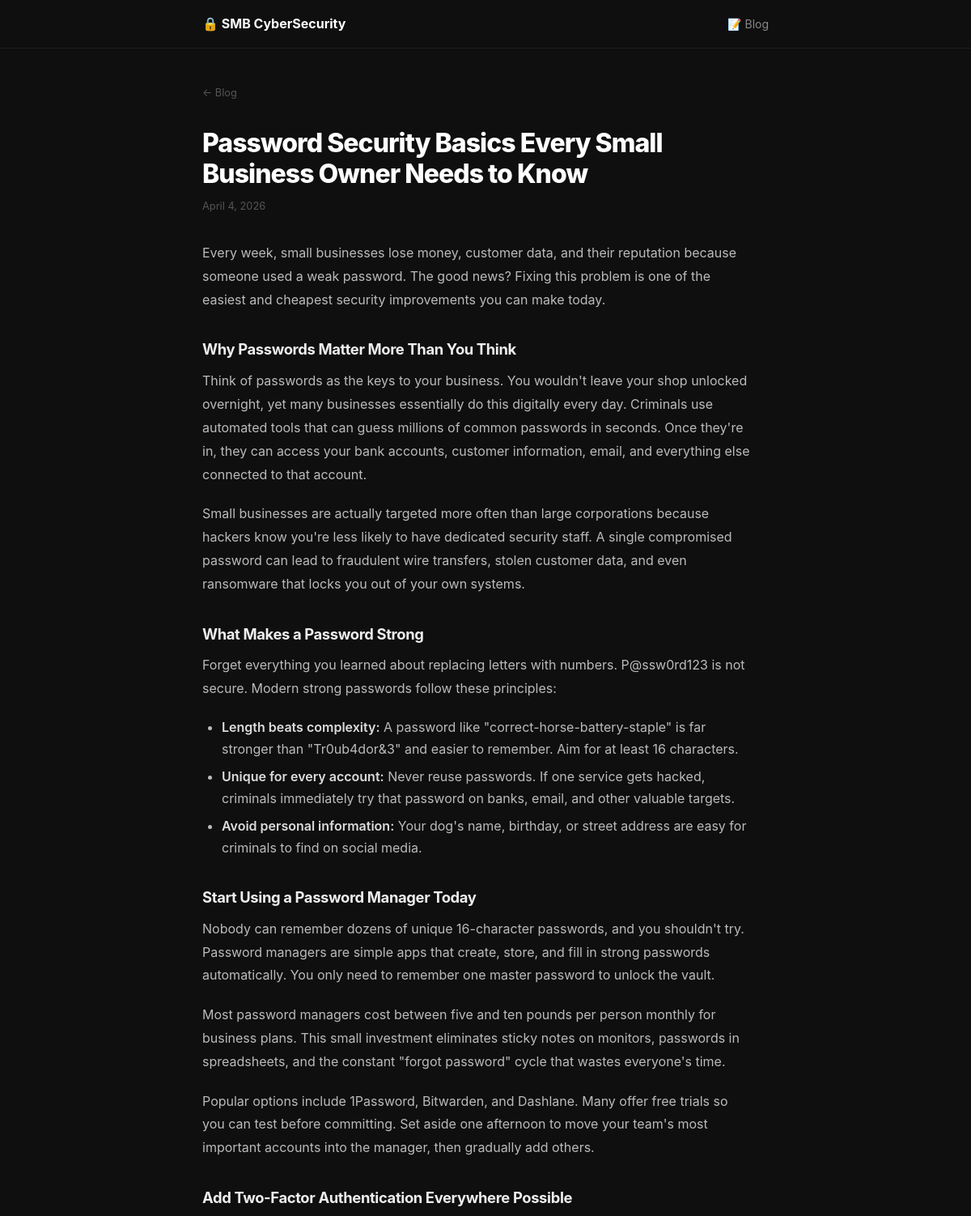
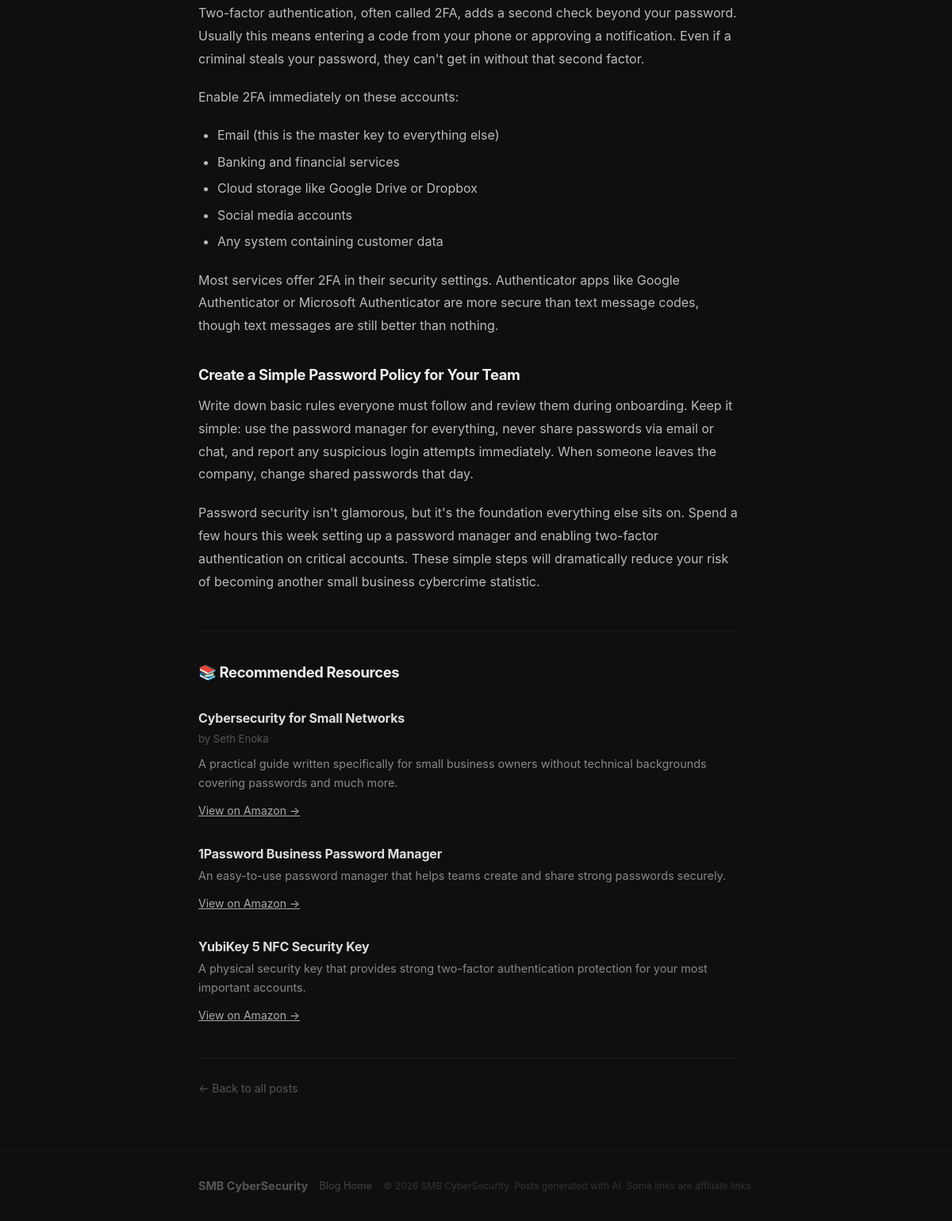
Screenshot of /post.php?slug=password-security-basics-small-business-owners with the database file from the repository (2 pictures, top to bottom).
### tables this page shows
CREATE TABLE posts (
                id            INTEGER PRIMARY KEY AUTOINCREMENT,
                title         TEXT    NOT NULL,
                slug          TEXT    UNIQUE NOT NULL,
                excerpt       TEXT    NOT NULL,
                content_html  TEXT    NOT NULL,
                affiliate_html TEXT   NOT NULL DEFAULT '',
                created_at    DATETIME DEFAULT (datetime('now'))
            , topic_slug  TEXT NOT NULL DEFAULT '', used_books  TEXT NOT NULL DEFAULT '[]');

### src/Database.php (called while the page is built, shortened)
<?php
class Database
{
    private PDO $pdo;
    public function __construct()
    {
        $dbPath = getenv('DB_PATH') ?: __DIR__ . '/../app/data/blog.db';
        $dir = dirname($dbPath);
        $this->pdo = new PDO('sqlite:' . $dbPath, null, null, [
            PDO::ATTR_ERRMODE            => PDO::ERRMODE_EXCEPTION,
            PDO::ATTR_DEFAULT_FETCH_MODE => PDO::FETCH_ASSOC,
        ]);
        $this->pdo->exec('PRAGMA journal_mode=WAL;');
    }
    private function migrate(): void
    {
        $this->pdo->exec("
            CREATE TABLE IF NOT EXISTS posts (
                id             INTEGER  PRIMARY KEY AUTOINCREMENT,
                title          TEXT     NOT NULL,
                slug           TEXT     UNIQUE NOT NULL,
                excerpt        TEXT     NOT NULL,
                content_html   TEXT     NOT NULL,
                affiliate_html TEXT     NOT NULL DEFAULT '',
                created_at     DATETIME DEFAULT (datetime('now'))
            );
            CREATE INDEX IF NOT EXISTS idx_posts_created ON posts(created_at DESC);
            CREATE INDEX IF NOT EXISTS idx_posts_slug    ON posts(slug);
        ");
        foreach ([
            "ALTER TABLE posts ADD COLUMN topic_slug  TEXT NOT NULL DEFAULT ''",
            "ALTER TABLE posts ADD COLUMN used_books  TEXT NOT NULL DEFAULT '[]'",
        ] as $sql) {
            try {
                $this->pdo->exec($sql);
            } catch (PDOException) {
            }
        }
    }
    public function getPost(string $slug): array|false
    {
        $stmt = $this->pdo->prepare('SELECT * FROM posts WHERE slug = ? LIMIT 1');
        $stmt->execute([$slug]);
        return $stmt->fetch();
    }
}

### public/post.php (the view, shortened to what this page needs)
<?php
require_once __DIR__ . '/../src/Database.php';
$db   = new Database();
$slug = trim($_GET['slug'] ?? '');
$post = $db->getPost($slug);
function h(string $s): string { return htmlspecialchars($s, ENT_QUOTES, 'UTF-8'); }
function formatDate(string $dt): string { return date('F j, Y', strtotime($dt)); }
?>
<!DOCTYPE html>
<html lang="en">
<head>
  <link rel="stylesheet" href="/assets/style.css">
</head>
<body>
  <header class="site-header">
    <div class="container">
      <a href="/" class="site-logo">&#128274; SMB CyberSecurity</a>
      <nav class="site-nav">
        <a href="/">&#128221; Blog</a>
      </nav>
    </div>
  </header>
  <main class="container">
    <?php if (!$post): ?>
      <div class="error-state">
        <h1>Post not found</h1>
        <p>This post doesn't exist or may have been removed.</p>
        <a href="/">&larr; Back to Blog</a>
      </div>
    <?php else: ?>
      <article class="single-post">
        <a href="/" class="post-back">&larr; Blog</a>
        <h1 class="post-title-single"><?= h($post['title']) ?></h1>
        <div class="post-date-single">
          <time datetime="<?= h($post['created_at']) ?>"><?= formatDate($post['created_at']) ?></time>
        </div>
        <div class="post-content">
          <?= $post['content_html'] ?>
        </div>
        <?php if (!empty($post['affiliate_html'])): ?>
          <aside class="affiliate-section">
            <h2 class="affiliate-section-title">&#128218; Recommended Resources</h2>
            <div class="affiliate-list">
              <?= $post['affiliate_html'] ?>
            </div>
          </aside>
        <?php endif; ?>
        <nav class="post-nav">
          <a href="/">&larr; Back to all posts</a>
        </nav>
      </article>
    <?php endif; ?>
  </main>
  <footer class="site-footer">
    <div class="container">
      <div class="footer-inner">
        <span class="footer-brand">SMB CyberSecurity</span>
        <div class="footer-links">
          <a href="/">Blog Home</a>
        </div>
        <span class="footer-copy">&copy; <?= date('Y') ?> SMB CyberSecurity. Posts generated with AI. Some links are affiliate links.</span>
      </div>
    </div>
  </footer>
</body>
</html>

### public/assets/style.css (style rules this page uses)
*, *::before, *::after { box-sizing: border-box; margin: 0; padding: 0; }
html { font-size: 16px; -webkit-text-size-adjust: 100%; }
body { background-color: #0f0f0f; color: #c8c8c8; font-family: -apple-system, BlinkMacSystemFont, "Segoe UI", Roboto, Helvetica, Arial, sans-serif; line-height: 1.7; min-height: 100vh; display: flex; flex-direction: column; }
a { color: inherit; text-decoration: none; }
.container { width: 100%; max-width: 740px; margin: 0 auto; padding: 0 1.25rem; }
main.container { flex: 1; padding-top: 2.5rem; padding-bottom: 4rem; }
.site-header { border-bottom: 1px solid #1e1e1e; padding: 1rem 0; }
.site-header .container { display: flex; align-items: center; justify-content: space-between; gap: 1rem; }
.site-logo { font-size: 1rem; font-weight: 700; color: #fff; white-space: nowrap; }
.site-nav { display: flex; align-items: center; gap: 1.25rem; flex-shrink: 0; }
.site-nav a { font-size: 0.875rem; color: #888; transition: color 0.15s; }
.single-post { max-width: 680px; }
.post-back { display: inline-block; font-size: 0.8rem; color: #555; margin-bottom: 2rem; transition: color 0.15s; }
.post-title-single { font-size: clamp(1.4rem, 4.5vw, 2rem); font-weight: 800; line-height: 1.2; letter-spacing: -0.03em; color: #fff; margin-bottom: 0.6rem; }
.post-date-single { font-size: 0.8rem; color: #555; margin-bottom: 2rem; }
.post-content { font-size: 1rem; color: #bbb; line-height: 1.8; }
.post-content p { margin-bottom: 1.25rem; }
.post-content h2 { font-size: 1.15rem; font-weight: 700; color: #eee; margin: 2.25rem 0 0.75rem; letter-spacing: -0.02em; line-height: 1.3; }
.post-content ul, .post-content ol { margin: 0 0 1.25rem 1.5rem; }
.post-content li { margin-bottom: 0.4rem; line-height: 1.7; }
.post-content strong { color: #ddd; font-weight: 600; }
.affiliate-section { margin-top: 3rem; padding-top: 2.25rem; border-top: 1px solid #1a1a1a; }
.affiliate-section-title { font-size: 1.15rem; font-weight: 700; color: #eee; letter-spacing: -0.02em; margin-bottom: 1.75rem; }
.affiliate-list { display: flex; flex-direction: column; gap: 1.75rem; }
.affiliate-item h3 { font-size: 1rem; font-weight: 700; color: #ddd; margin-bottom: 0.1rem; letter-spacing: -0.01em; }
.affiliate-byline { font-size: 0.82rem; color: #555; margin-bottom: 0.5rem; }
.affiliate-desc { font-size: 0.9rem; color: #888; line-height: 1.65; margin-bottom: 0.6rem; }
.affiliate-link { font-size: 0.875rem; color: #aaa; text-decoration: underline; transition: color 0.15s; }
.post-nav { margin-top: 2.5rem; padding-top: 1.5rem; border-top: 1px solid #1a1a1a; }
.post-nav a { font-size: 0.875rem; color: #555; transition: color 0.15s; }
.site-footer { border-top: 1px solid #1a1a1a; padding: 2rem 0; }
.footer-inner { display: flex; flex-direction: column; gap: 0.75rem; }
.footer-brand { font-size: 0.9rem; font-weight: 700; color: #555; }
.footer-links { display: flex; gap: 1rem; flex-wrap: wrap; }
.footer-links a { font-size: 0.8rem; color: #444; transition: color 0.15s; }
.footer-copy { font-size: 0.75rem; color: #333; }
@media (min-width: 600px) { .footer-inner { flex-direction: row; align-items: center; justify-content: space-between; } }
@media (min-width: 600px) { .footer-links { gap: 1.25rem; } }

### rows the page displays
posts: title "Password Security Basics Every Small Business Owner Needs to Know", created_at "April 4, 2026", content_html "Every week, small businesses lose money, customer data, and their reputation because someone used a weak password. The good news? Fixing this problem is one of the easiest and cheapest security improvements you can make today. Why Passwords Matter More Than You Think Think of passwords as the keys to your business. You wouldn't leave your shop unlocked overnight, yet many businesses essentially do this digitally every day. Criminals use automated tools that can guess millions of common passwords in seconds. Once they're in, they can access your bank accounts, customer information, email, and everything else connected to that account. Small businesses are actually targeted more often than…", affiliate_html "Cybersecurity for Small Networks by Seth Enoka A practical guide written specifically for small business owners without technical backgrounds covering passwords and much more. View on Amazon → 1Password Business Password Manager An easy-to-use password manager that helps teams create and share strong passwords securely. View on Amazon → YubiKey 5 NFC Security Key A physical security key that provides strong two-factor authentication protection for your most important accounts. View on Amazon →"
